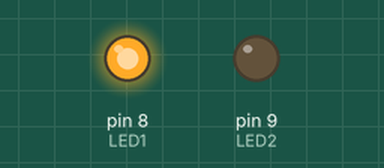
Recording of a sketch running on a simulated Arduino Uno, built with avr-gcc and run on an emulated ATmega328P. On the bench: output pins drawn as LEDs (lit = HIGH).

Above: at 0.1 s.
At 3.5 s:
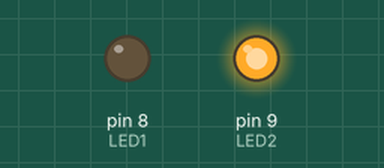
Timing chart, 0 to 11.4 s (numbered marks = the images above):
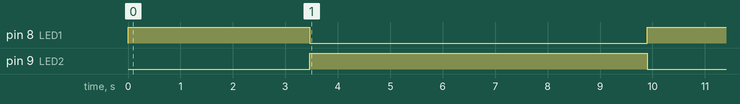

Measured:
- by itself, pin 8 (LED1): LOW → HIGH at 0.00 s, → LOW 3.5 s later, → HIGH 6.4 s later
- by itself, pin 9 (LED2): LOW → HIGH at 3.5 s, → LOW 6.4 s later

The sketch:

arduino_FreeRTOS_queue_ex1.ino
```cpp
#include <Arduino_FreeRTOS.h>
#include <queue.h>
//Hai chân 8,9 có hai đèn led, ban đầu đèn số 8 bật, đèn số 9 tắt.
//Khởi tạo 2 task, một task gửi dữ liệu và một task nhận dữ liệu
//Task gửi:
//Tạo ra một giá trị mỗi giây và thêm giá trị này vào cuối hàng đợi
//Task nhận:
//Đọc một giá trị từ đầu hàng đợi mỗi 500 ms
//Nếu không có giá trị, đợi trong 1 giây
//Nếu giá trị nhận được:
//Lớn hơn hoặc bằng 4 và nhỏ hơn hoặc bằng 10:
//Đèn số 8 tắt
//Đèn số 9 bật
//Nhỏ hơn 4 và lớn hơn 10:
//Đèn số 8 bật

// Define LED pins
#define LED1 8
#define LED2 9

// Task handles
TaskHandle_t SenderTaskHandle, ReceiverTaskHandle;

// Queue handle
QueueHandle_t DataQueue;

// Task functions
void SenderTask(void *pvParameters);
void ReceiverTask(void *pvParameters);

void setup() {
  // Initialize Serial port
  Serial.begin(9600);

  // Set LED pins as output
  pinMode(LED1, OUTPUT);
  pinMode(LED2, OUTPUT);

  // Create Data Queue
  DataQueue = xQueueCreate(5, sizeof(int));

  // Create Sender Task
  xTaskCreate(SenderTask, "SenderTask", 128, NULL, 1, &SenderTaskHandle);

  // Create Receiver Task
  xTaskCreate(ReceiverTask, "ReceiverTask", 128, NULL, 1, &ReceiverTaskHandle);

  // Start scheduler
  vTaskStartScheduler();
}

void loop() {
  // This loop should never be reached
}

// Sender Task: Generate data and send to the queue
void SenderTask(void *pvParameters) {
  (void) pvParameters;
  int data = 0;
  for (;;) {
    data++;
    xQueueSend(DataQueue, &data, portMAX_DELAY);
    vTaskDelay(1000 / portTICK_PERIOD_MS);
  }
}

// Receiver Task: Receive data from the queue and control LEDs accordingly
void ReceiverTask(void *pvParameters) {
  (void) pvParameters;
  int receivedData;
  for (;;) {
    if (xQueueReceive(DataQueue, &receivedData, 500 / portTICK_PERIOD_MS)) {
      if (receivedData >= 4 && receivedData <= 10) {
        digitalWrite(LED1, LOW);
        digitalWrite(LED2, HIGH);
      } else {
        digitalWrite(LED1, HIGH);
        digitalWrite(LED2, LOW);
      }
    } else {
      vTaskDelay(1000 / portTICK_PERIOD_MS);
    }
  }
}
```
